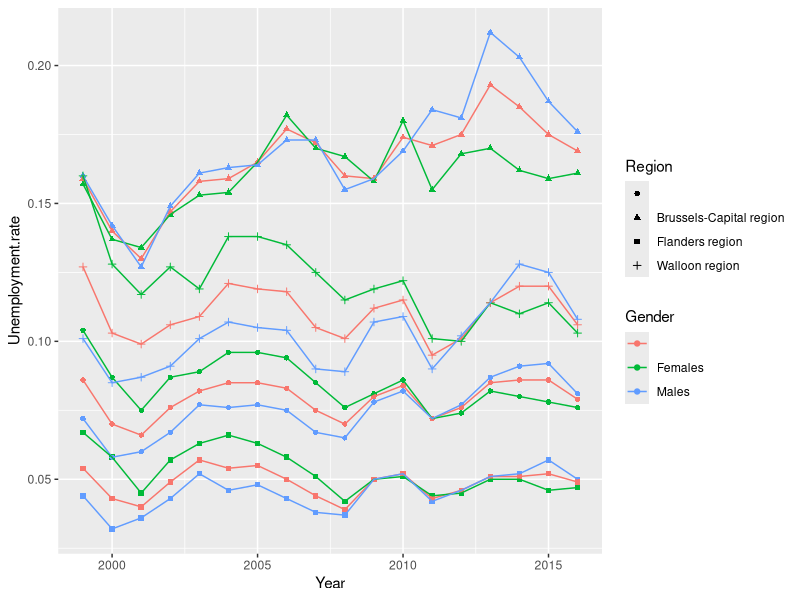
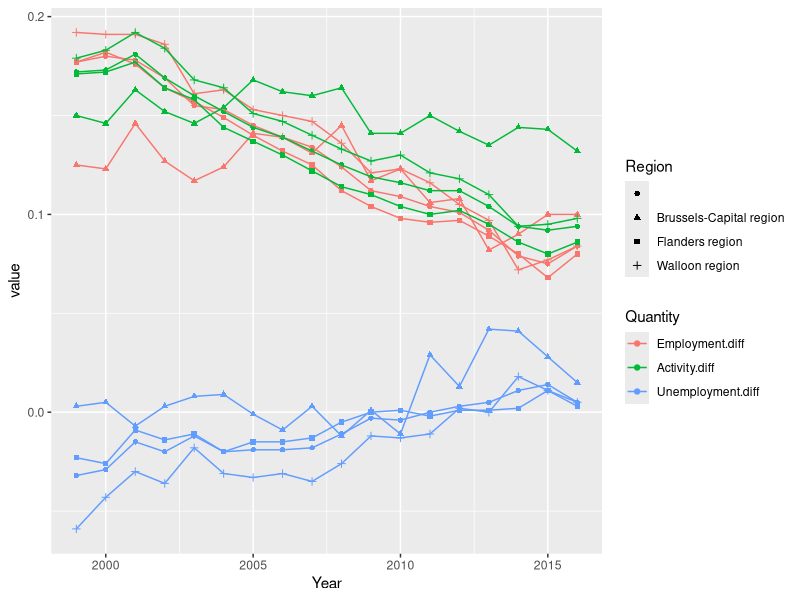
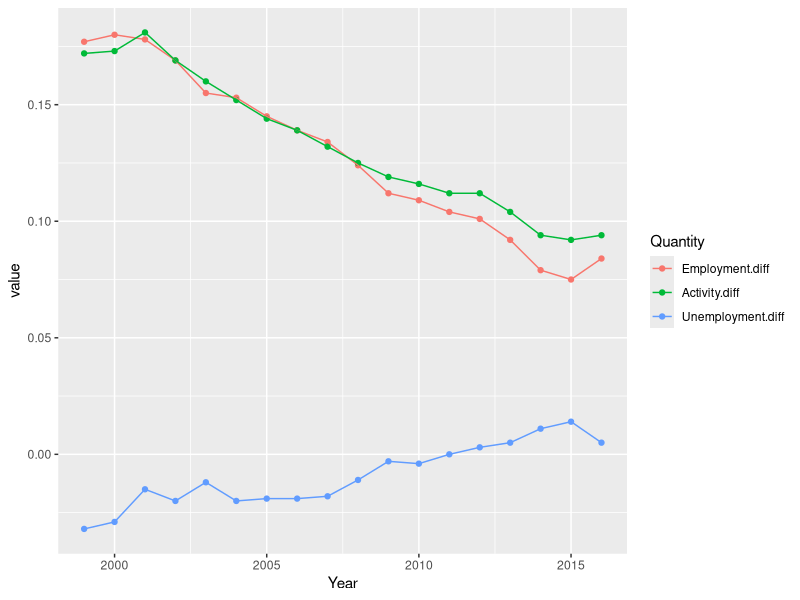

Recreate these plots in R, in order.
library(ggplot2)
require(reshape2)

df <- read.csv("export.csv")
#mutate(diff_genre = Hommes-Femmes,group_by(region))


ggplot(df, aes(x = Year, y= Unemployment.rate, shape=Region, color=Gender)) + geom_point() + geom_line()

mdf <- subset(df, Gender=="Males")
fdf <- subset(df, Gender=="Females")

Em_diff = mdf$Employment.rate - fdf$Employment.rate
Ac_diff = mdf$Activity.rate - fdf$Activity.rate
Unem_diff= mdf$Unemployment.rate - fdf$Unemployment.rate

diff_df <- data.frame( Region = mdf$Region, Year = mdf$Year, Employment.diff = Em_diff, Activity.diff=Ac_diff, Unemployment.diff = Unem_diff)

mdff <- melt(diff_df, id.vars=c("Region","Year"), variable.name="Quantity")
mdff_global <- subset(mdff, Region=="")


#ggplot(diff_df, aes(x=Year,shape=Region,)) + geom_point(aes(y=Unemployment.diff)) + geom_point(aes(y=Employment.diff)) + geom_point(aes(y=Activity.diff))  

ggplot(mdff, aes(Year, value, shape=Region)) + geom_point(aes(colour=Quantity)) + geom_line(aes(colour=Quantity))

ggplot(mdff_global, aes(Year, value)) + geom_point(aes(colour=Quantity)) + geom_line(aes(colour=Quantity))